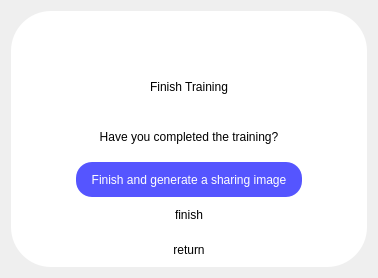
<?xml version="1.0" encoding="UTF-8"?>
<ui version="4.0">
 <class>Dialog_finish_training</class>
 <widget class="QDialog" name="Dialog_finish_training">
  <property name="geometry">
   <rect>
    <x>0</x>
    <y>0</y>
    <width>378</width>
    <height>278</height>
   </rect>
  </property>
  <property name="windowTitle">
   <string>Dialog</string>
  </property>
  <layout class="QHBoxLayout" name="horizontalLayout">
   <item>
    <widget class="QFrame" name="frame">
     <property name="styleSheet">
      <string notr="true">#frame{
	background-color: rgb(255, 255, 255);
	border-top-right-radius:40px;
	border-top-left-radius:40px;
	border-bottom-right-radius:40px;
	border-bottom-left-radius:40px;
}

QPushButton {
    font: 9pt &quot;微软雅黑&quot;; 
    border: 1px solid #ccc; /* 细边框 */
    border-radius: 16px; /* 轻微圆角 */
    background-color: white; /* 纯白背景 */
    color: black; /* 黑色文字 */
	border:none;
    min-width: 60px;
    min-height: 35px;
	margin:0 65px
}

QPushButton:hover {
    background-color: #f0f0f0; /* 浅灰色悬浮效果 */
    padding-bottom: 2px; /* 轻微下移，增加按压感 */
}

QPushButton:pressed {
    background-color: #e0e0e0; /* 更深的灰色，按下效果 */
    padding-bottom: 1px;
}

QPushButton:disabled {
    background-color: #f8f8f8;
    color: gray;
    border-color: #ddd;
}

#button_generate_sharing{
	background-color: #5555ff;
	    color: white; 
}

#button_generate_sharing:hover {
    background-color:#5555ff;
}

#button_generate_sharing:pressed {
    background-color: #c9feff; 
}



#button_cancel:pressed {
	color:white;
	
}


#button_finish:pressed {
	color:white;
}

#label_2{
	
	font: 700 12pt &quot;微软雅黑&quot;;
}

#label{
	font:10pt &quot;微软雅黑&quot;;
}
</string>
     </property>
     <property name="frameShape">
      <enum>QFrame::Shape::StyledPanel</enum>
     </property>
     <property name="frameShadow">
      <enum>QFrame::Shadow::Raised</enum>
     </property>
     <layout class="QVBoxLayout" name="verticalLayout">
      <property name="spacing">
       <number>0</number>
      </property>
      <property name="leftMargin">
       <number>0</number>
      </property>
      <property name="topMargin">
       <number>0</number>
      </property>
      <property name="rightMargin">
       <number>0</number>
      </property>
      <property name="bottomMargin">
       <number>0</number>
      </property>
      <item>
       <widget class="QLabel" name="label_finish_icon">
        <property name="text">
         <string/>
        </property>
       </widget>
      </item>
      <item>
       <widget class="QLabel" name="label_2">
        <property name="text">
         <string>Finish Training</string>
        </property>
        <property name="alignment">
         <set>Qt::AlignmentFlag::AlignCenter</set>
        </property>
       </widget>
      </item>
      <item>
       <widget class="QLabel" name="label">
        <property name="text">
         <string>Have you completed the training?</string>
        </property>
        <property name="alignment">
         <set>Qt::AlignmentFlag::AlignCenter</set>
        </property>
       </widget>
      </item>
      <item>
       <widget class="QPushButton" name="button_generate_sharing">
        <property name="text">
         <string>Finish and generate a sharing image</string>
        </property>
       </widget>
      </item>
      <item>
       <widget class="QPushButton" name="button_finish">
        <property name="text">
         <string>finish</string>
        </property>
       </widget>
      </item>
      <item>
       <widget class="QPushButton" name="button_cancel">
        <property name="text">
         <string>return</string>
        </property>
       </widget>
      </item>
     </layout>
    </widget>
   </item>
  </layout>
 </widget>
 <resources>
  <include location="../res.qrc"/>
 </resources>
 <connections>
  <connection>
   <sender>button_cancel</sender>
   <signal>clicked()</signal>
   <receiver>Dialog_finish_training</receiver>
   <slot>close()</slot>
   <hints>
    <hint type="sourcelabel">
     <x>222</x>
     <y>256</y>
    </hint>
    <hint type="destinationlabel">
     <x>376</x>
     <y>34</y>
    </hint>
   </hints>
  </connection>
 </connections>
</ui>
